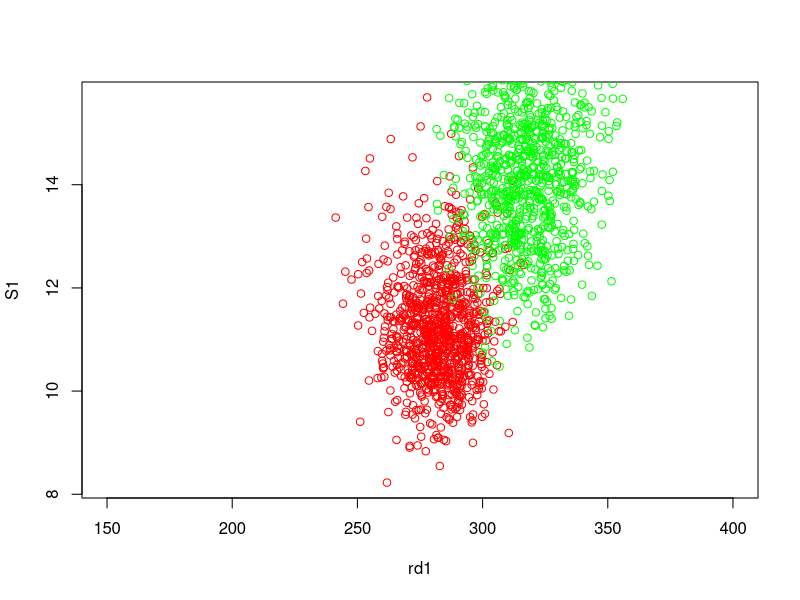

This figure's R source:
Ja<-c(188.6, 244.9, 255.9, 329.1, 244.5, 167.7, 298.4, 274.0, 241.3, 288.2, 208.3, 311.4, 273.2, 395.3, 353.5, 365.7, 420.5, 303.1, 183.9, 229.9, 359.1, 355.5, 294.5, 423.6, 339.8, 210.2, 318.5, 320.1, 366.5, 305.9, 434.3, 382.3, 497.2, 319.3, 398.0, 183.9, 201.6, 240.6, 209.4, 174.4, 279.5, 278.7, 301.6, 196.9, 224.0, 406.7, 300.4, 404.3, 284.3, 312.6, 203.9, 410.6, 233.1, 131.9, 167.7, 174.8, 205.1, 251.6, 299.6, 274.4, 248.0)
Al<-c(351.0, 379.3, 196.1, 312.3, 301.4, 240.6, 257.6, 304.5, 296.0, 338.8, 299.9, 384.7, 353.5, 312.8, 550.7, 327.1, 515.8, 343.4, 341.6, 396.9, 267.3, 230.6, 277.4, 341.0, 377.0, 391.3, 337.0, 250.4, 353.7, 307.7, 237.5, 275.2, 271.4, 266.5, 318.7, 215.5, 438.3, 404.6)

#Ja<-c(18, 40, 15, 17, 20, 44, 38)
#Al <- c(-4,0,-19,24,19,10,5,10,29,13,-9,-8,20,-1,12,21,-7,14,13,20,11,16,15,27,23,36,-33,34,13,11,-19,21,6,25,30,22,-28,15,26,-1,-2,43,23,22,25,16,10,29) 
m=0
c=1
a=1/2
b=50
nj=61
na=38
sumjapan = sum(Ja)
sumjapan2 = sum(Ja^2)
sumalaska = sum(Al)
sumalaska2 = sum(Al^2)

Mj=(c*m+sumjapan)/(c+nj)
Ma=(c*m+sumalaska)/(c+na)

Cj=c+nj
Ca=c+na

Aj=a+nj/2
Aa=a+na/2

Bj=b+0.5*(c*m^2-Cj*Mj^2+sumjapan2)
Ba=b+0.5*(c*m^2-Ca*Ma^2+sumalaska2)

N=1000

G1 <- rgamma(N,Aj,Bj)
rd1 <- rep(0,N)
for(i in 1:N){
  rd1[i] = rnorm(1,Mj,sqrt(1/G1[i]/Cj))
} 

S1 <- sqrt(1/G1/Cj)

G2 <- rgamma(N,Aa,Ba)
rd2 <- rep(0,N)
for(i in 1:N){
  rd2[i] = rnorm(1,Ma,sqrt(1/G2[i]/Ca))
} 

S2 <- sqrt(1/G2/Ca)

pp=0

for(i in 1:N){
  if (rd1[i]>rd2[i]) pp=pp+1
} 

pp/N

plot(rd1,S1,type="p",col="red",xlim=c(150,400))
points(rd2,S2,type="p",col="green",xlim=c(150,400))
